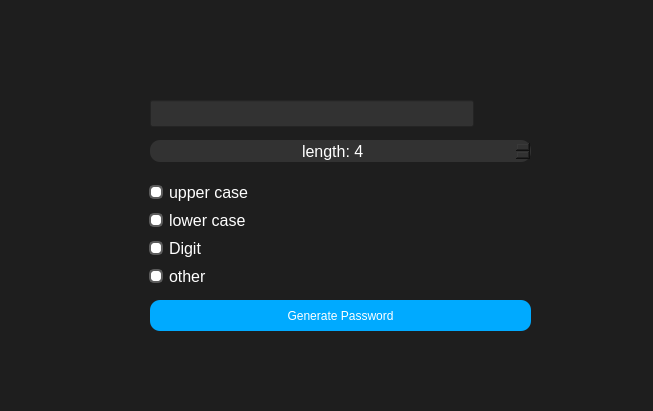
<?xml version="1.0" encoding="UTF-8"?>
<ui version="4.0">
 <class>MainWindow</class>
 <widget class="QMainWindow" name="MainWindow">
  <property name="geometry">
   <rect>
    <x>0</x>
    <y>0</y>
    <width>653</width>
    <height>411</height>
   </rect>
  </property>
  <property name="windowTitle">
   <string>MainWindow</string>
  </property>
  <property name="styleSheet">
   <string notr="true">background-color: rgb(30, 30, 30); color: rgb(255, 255, 255)
qlineargradient(spread:pad, x1:0, y1:0, x2:1, y2:1, stop:0 rgba(0, 0, 0, 255), stop:1 rgba(255, 255, 255, 255))
</string>
  </property>
  <widget class="QWidget" name="centralwidget">
   <widget class="QPushButton" name="generatepassword">
    <property name="geometry">
     <rect>
      <x>150</x>
      <y>300</y>
      <width>381</width>
      <height>31</height>
     </rect>
    </property>
    <property name="styleSheet">
     <string notr="true">background-color: rgb(0, 170, 255); color: rgb(255, 255, 255); border-radius: 10px;</string>
    </property>
    <property name="text">
     <string>Generate Password</string>
    </property>
   </widget>
   <widget class="QSpinBox" name="passwordlength">
    <property name="geometry">
     <rect>
      <x>150</x>
      <y>140</y>
      <width>381</width>
      <height>22</height>
     </rect>
    </property>
    <property name="font">
     <font>
      <family>Arial</family>
      <pointsize>12</pointsize>
      <weight>9</weight>
      <italic>false</italic>
      <bold>false</bold>
     </font>
    </property>
    <property name="layoutDirection">
     <enum>Qt::LeftToRight</enum>
    </property>
    <property name="styleSheet">
     <string notr="true">font: 75 12pt &quot;Arial&quot;; color: rgb(255, 255, 255); background-color: rgb(50, 50, 50);; border-radius: 10px;</string>
    </property>
    <property name="alignment">
     <set>Qt::AlignCenter</set>
    </property>
    <property name="prefix">
     <string>length: </string>
    </property>
    <property name="minimum">
     <number>4</number>
    </property>
   </widget>
   <widget class="QWidget" name="verticalLayoutWidget">
    <property name="geometry">
     <rect>
      <x>149</x>
      <y>180</y>
      <width>181</width>
      <height>111</height>
     </rect>
    </property>
    <layout class="QVBoxLayout" name="verticalLayout">
     <item>
      <widget class="QCheckBox" name="uppercase">
       <property name="font">
        <font>
         <pointsize>12</pointsize>
        </font>
       </property>
       <property name="styleSheet">
        <string notr="true">QCheckBox{color : white;}
QCheckBox::indicator {
    width: 10px; /* Adjust size */
    height: 10px; /* Adjust size */
    border: 2px solid #5c5c5c; /* Border color */
    border-radius: 5px; /* Makes the indicator circular */
    background-color: white; /* Background color */
}

QCheckBox::indicator:checked {
    background-color: #5cb85c; /* Background color when checked */
    border: 2px solid #4cae4c; /* Border color when checked */
}

QCheckBox::indicator:hover {
    background-color: blue; /* Background color when hovered */
}


</string>
       </property>
       <property name="text">
        <string>upper case</string>
       </property>
      </widget>
     </item>
     <item>
      <widget class="QCheckBox" name="lowercase">
       <property name="font">
        <font>
         <pointsize>12</pointsize>
        </font>
       </property>
       <property name="styleSheet">
        <string notr="true">QCheckBox{color : white;}
QCheckBox::indicator {
    width: 10px; /* Adjust size */
    height: 10px; /* Adjust size */
    border: 2px solid #5c5c5c; /* Border color */
    border-radius: 5px; /* Makes the indicator circular */
    background-color: white; /* Background color */
}

QCheckBox::indicator:checked {
    background-color: #5cb85c; /* Background color when checked */
    border: 2px solid #4cae4c; /* Border color when checked */
}

QCheckBox::indicator:hover {
    background-color: blue; /* Background color when hovered */
}


</string>
       </property>
       <property name="text">
        <string>lower case</string>
       </property>
      </widget>
     </item>
     <item>
      <widget class="QCheckBox" name="digit">
       <property name="font">
        <font>
         <pointsize>12</pointsize>
        </font>
       </property>
       <property name="styleSheet">
        <string notr="true">QCheckBox{color : white;}
QCheckBox::indicator {
    width: 10px; /* Adjust size */
    height: 10px; /* Adjust size */
    border: 2px solid #5c5c5c; /* Border color */
    border-radius: 5px; /* Makes the indicator circular */
    background-color: white; /* Background color */
}

QCheckBox::indicator:checked {
    background-color: #5cb85c; /* Background color when checked */
    border: 2px solid #4cae4c; /* Border color when checked */
}

QCheckBox::indicator:hover {
    background-color: blue; /* Background color when hovered */
}




</string>
       </property>
       <property name="text">
        <string>Digit</string>
       </property>
      </widget>
     </item>
     <item>
      <widget class="QCheckBox" name="other">
       <property name="font">
        <font>
         <pointsize>12</pointsize>
        </font>
       </property>
       <property name="styleSheet">
        <string notr="true">QCheckBox{color : white;}
QCheckBox::indicator {
    width: 10px; /* Adjust size */
    height: 10px; /* Adjust size */
    border: 2px solid #5c5c5c; /* Border color */
    border-radius: 5px; /* Makes the indicator circular */
    background-color: white; /* Background color */
}

QCheckBox::indicator:checked {
    background-color: #5cb85c; /* Background color when checked */
    border: 2px solid #4cae4c; /* Border color when checked */
}

QCheckBox::indicator:hover {
    background-color: blue; /* Background color when hovered */
}


</string>
       </property>
       <property name="text">
        <string>other</string>
       </property>
      </widget>
     </item>
    </layout>
   </widget>
   <widget class="QWidget" name="horizontalLayoutWidget">
    <property name="geometry">
     <rect>
      <x>150</x>
      <y>90</y>
      <width>381</width>
      <height>47</height>
     </rect>
    </property>
    <layout class="QHBoxLayout" name="horizontalLayout">
     <item>
      <widget class="QLineEdit" name="lineEdit">
       <property name="font">
        <font>
         <family>Arial</family>
         <pointsize>12</pointsize>
         <weight>9</weight>
         <italic>false</italic>
         <bold>false</bold>
        </font>
       </property>
       <property name="styleSheet">
        <string notr="true">font: 75 12pt &quot;Arial&quot;; color: rgb(255, 255, 255); background-color: rgb(50, 50, 50);</string>
       </property>
      </widget>
     </item>
     <item>
      <widget class="QPushButton" name="copy">
       <property name="font">
        <font>
         <pointsize>14</pointsize>
        </font>
       </property>
       <property name="styleSheet">
        <string notr="true">border-radius: 10px;</string>
       </property>
       <property name="text">
        <string/>
       </property>
       <property name="icon">
        <iconset>
         <normaloff>C:/Users/hossein/Downloads/copy.png</normaloff>C:/Users/hossein/Downloads/copy.png</iconset>
       </property>
       <property name="iconSize">
        <size>
         <width>45</width>
         <height>45</height>
        </size>
       </property>
      </widget>
     </item>
    </layout>
   </widget>
  </widget>
  <widget class="QMenuBar" name="menubar">
   <property name="geometry">
    <rect>
     <x>0</x>
     <y>0</y>
     <width>653</width>
     <height>21</height>
    </rect>
   </property>
  </widget>
  <widget class="QStatusBar" name="statusbar"/>
 </widget>
 <resources/>
 <connections/>
</ui>
